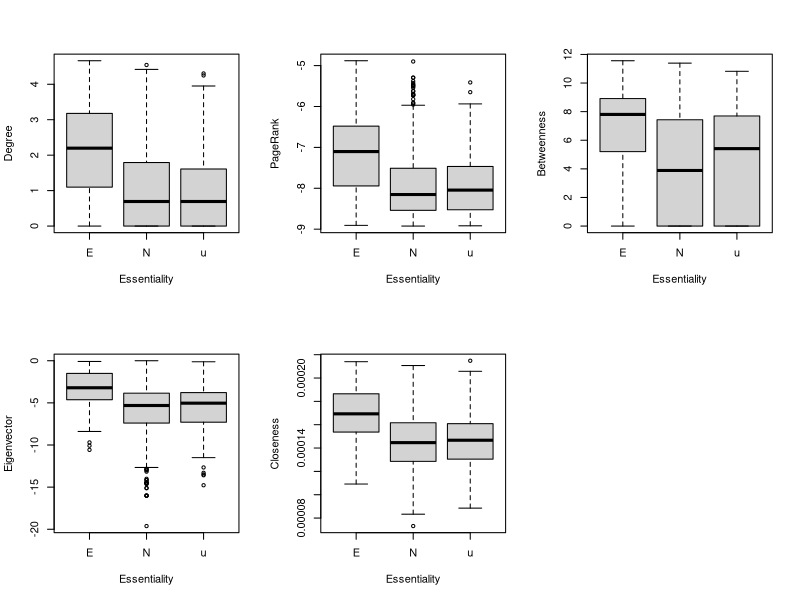
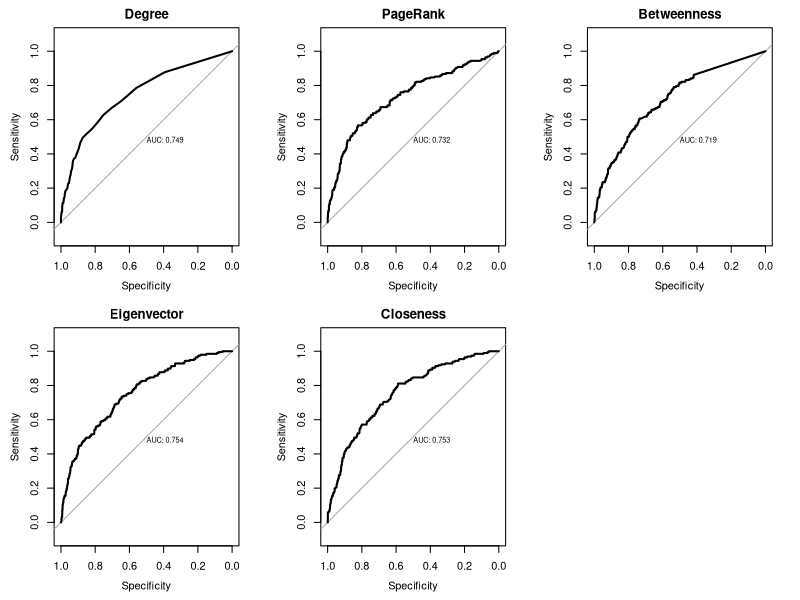

Reproduce these figures in R, in order.
#######################################################################
# 中心性解析（Centrality analysis） 
# タンパク質相互作用ネットワークの中心性指標とタンパク質の必須性の関係を調査する。
# * 必須タンパク質と非必須タンパク質を中心性指標を比較する・差の統計分析を行う。
# * 中心性指標を使って，必須タンパク質を予測する。
#######################################################################

# igraph パッケージ のインストール（もしインストールされていないなら）
if(!require(igraph)) install.packages("igraph")
# igraphパッケージの読み込み
library(igraph)

## 大腸菌のタンパク質相互作用ネットワークの読み込み
# Hu P, Janga SC, Babu M, Díaz-Mejía JJ, Butland G, et al.
# Global functional atlas of Escherichia coli encompassing previously uncharacterized proteins.
# PLoS Biol. 2009 Apr 28;7(4):e96. doi: 10.1371/journal.pbio.1000096.

# エッジリストの読み込み
d <- read.table("ecoli_ppi_Hu_etal_2009.txt")
# グラフオブジェクトの作成
g <- simplify(graph.data.frame(d,directed=F),remove.multiple=T,remove.loops=T)

# 最大連結成分の取得
cls <- clusters(g,"weak")
g <- delete.vertices(g,subset(V(g),cls$membership!=which(cls$csize==max(cls$csize))[[1]]))

## 中心性指標の計算
# 次数中心性（degree centrality）
degree <- degree(g)
# 固有ベクトル中心性（eigenvector centraliry）
eigen <- evcent(g)$vector
# PageRank
page <- page.rank(g)$vector
# 近接中心性（closeness centrality）
closen <- closeness(g)
# 媒介中心性（betweenness centrality）
between <- betweenness(g)

## データフレームにまとめる
nprop <- data.frame(V(g)$name,degree,eigen,page,closen,between)
names(nprop)[[1]] <- "gene"

## タンパク質の必須性のデータを読み込む
# Baba T, Ara T, Hasegawa M, Takai Y, Okumura Y, Baba M, Datsenko KA, Tomita M, Wanner BL, Mori H
# Construction of Escherichia coli K-12 in-frame, single-gene knockout mutants: the Keio collection.
# Mol Syst Biol. 2006;2:2006.0008. Epub 2006 Feb 21. doi: 10.1038/msb4100050
ess <- read.table("ecoli_proteins_essentiality_Baba2006MSB.txt",header=T)
# 必須（E），非必須（N），不明（u）

## 中心性指標のデータと必須性のデータをマージする
d <- merge(ess,nprop,by="gene")

## Boxplot
layout(matrix(1:6, ncol=3))
# 次数中心性（degree centrality）
boxplot(log(d$degree)~d$essential,xlab="Essentiality",ylab="Degree")
# 固有ベクトル中心性（eigenvector centraliry）
boxplot(log(d$eigen)~d$essential,xlab="Essentiality",ylab="Eigenvector")
# PageRank
boxplot(log(d$page)~d$essential,xlab="Essentiality",ylab="PageRank")
# 近接中心性（closeness centrality）
boxplot(d$closen~d$essential,xlab="Essentiality",ylab="Closeness")
# 媒介中心性（betweenness centrality）
boxplot(log(d$between+1)~d$essential,xlab="Essentiality",ylab="Betweenness")

## 必須タンパク質と非必須タンパク質の中心性指標の差を統計検定する。
# 必須タンパク質の中心性指標
ess_nprop <- d[d$essential=="E",]
# 非必須タンパク質の中心性指標
noness_nprop <- d[d$essential=="N",]

# wilcoxon test
cat("次数中心性（degree centrality）\n")
cat("中央値　必須：",median(ess_nprop$degree),"非必須：",median(noness_nprop$degree),"\n")
wilcox.test(ess_nprop$degree,noness_nprop$degree)

cat("固有ベクトル中心性（eigenvector centraliry）\n")
cat("中央値　必須：",median(ess_nprop$eigen),"非必須：",median(noness_nprop$eigen),"\n")
wilcox.test(ess_nprop$eigen,noness_nprop$eigen)

cat("PageRank\n")
cat("中央値　必須：",median(ess_nprop$page),"非必須：",median(noness_nprop$page),"\n")
wilcox.test(ess_nprop$page,noness_nprop$page)

cat("近接中心性（closeness centrality）\n")
cat("中央値　必須：",median(ess_nprop$closen),"非必須：",median(noness_nprop$closen),"\n")
wilcox.test(ess_nprop$closen,noness_nprop$closen)

cat("媒介中心性（betweenness centrality）\n")
cat("中央値　必須：",median(ess_nprop$between),"非必須：",median(noness_nprop$between),"\n")
wilcox.test(ess_nprop$between,noness_nprop$between)

## 単一の中心性指標を使って必須性を予測する。
# unknownの遺伝子を除外する。
d2 <- d[d$essential!="n",]
# 必須なら1，非必須なら0とする。
d2$essential <- ifelse(d2$essential == "E",1,0)

# ROCカーブを書くためのパッケージを読み込む
if(!require(pROC)) install.packages("pROC")
library(pROC)

# ROCカーブをプロットする。
layout(matrix(1:6, ncol=3))
# 次数中心性（degree centrality）
plot.roc(d2$essential,d2$degree,print.auc=T,main="Degree")
# 固有ベクトル中心性（eigenvector centraliry）
plot.roc(d2$essential,d2$eigen,print.auc=T,main="Eigenvector")
# PageRank
plot.roc(d2$essential,d2$page,print.auc=T,main="PageRank")
# 近接中心性（closeness centrality）
plot.roc(d2$essential,d2$closen,print.auc=T,main="Closeness")
# 媒介中心性（betweenness centrality）
plot.roc(d2$essential,d2$between,print.auc=T,main="Betweenness")

